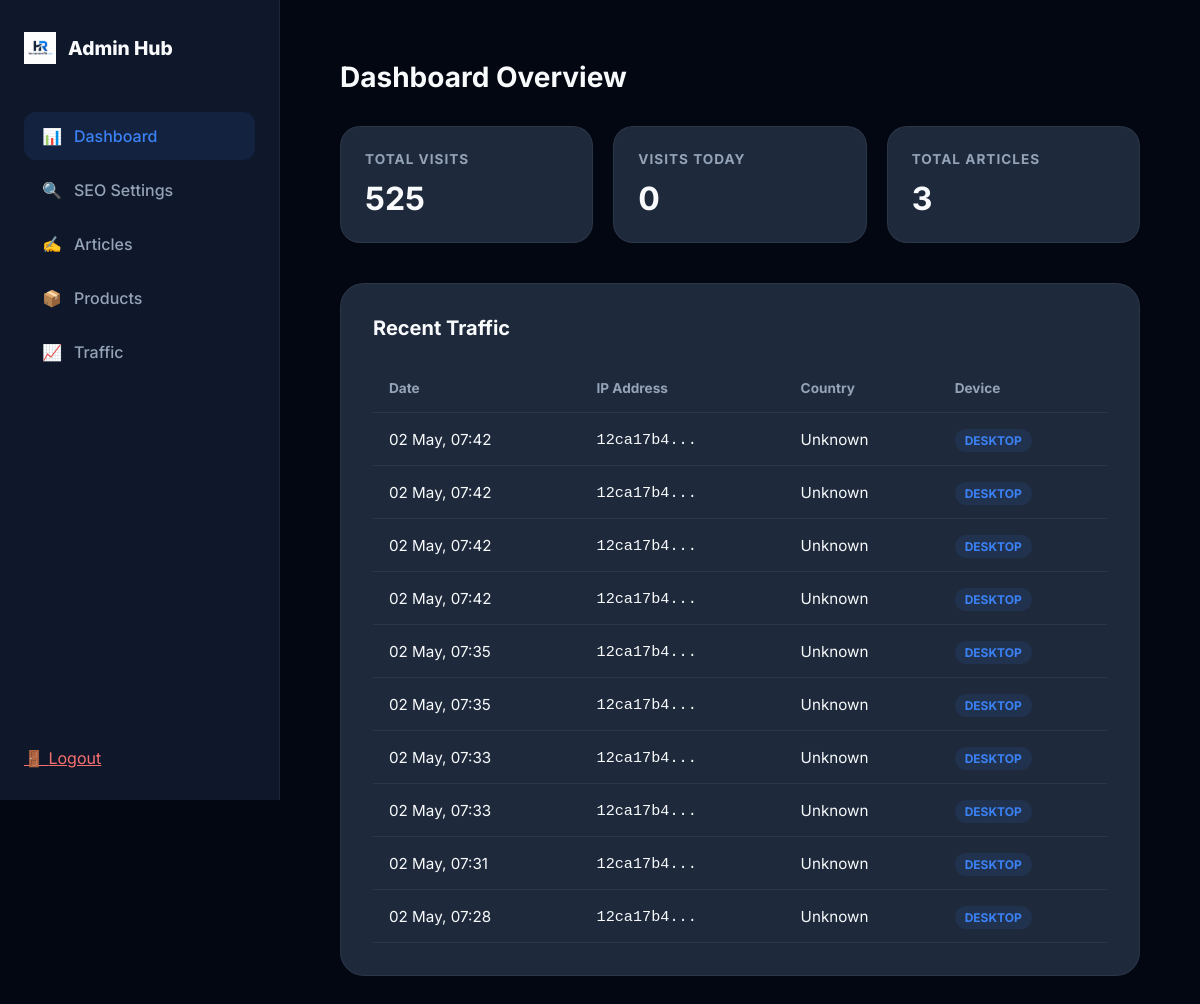
Screenshot of /admin.php (signed in) with the database file from the repository.
### tables this page shows
CREATE TABLE visits (
        id INTEGER PRIMARY KEY AUTOINCREMENT,
        visit_date DATE DEFAULT (date('now')),
        ip_hash TEXT,
        user_agent TEXT,
        created_at DATETIME DEFAULT (datetime('now'))
    , ip_address TEXT, country TEXT, city TEXT, is_bot INTEGER DEFAULT 0, device_type TEXT);

### admin.php (the view, shortened to what this page needs)
<?php
$dbFile = __DIR__ . '/stats.db';
    ?>
    <?php
try {
    $db = new PDO('sqlite:' . $dbFile);
    $db->setAttribute(PDO::ATTR_ERRMODE, PDO::ERRMODE_EXCEPTION);
} catch (PDOException $e) {
    die("Database connection failed.");
}
$tab = $_GET['tab'] ?? 'dashboard';
$articles = $db->query("SELECT * FROM articles ORDER BY created_at DESC")->fetchAll(PDO::FETCH_ASSOC);
$totalVisits = $db->query("SELECT COUNT(*) FROM visits")->fetchColumn();
$todayVisits = $db->query("SELECT COUNT(*) FROM visits WHERE date(created_at) = date('now')")->fetchColumn();
$recentVisits = $db->query("SELECT * FROM visits ORDER BY created_at DESC LIMIT 10")->fetchAll(PDO::FETCH_ASSOC);
?>
<!DOCTYPE html>
<html lang="id">
<head>
    <link href="https://cdn.quilljs.com/1.3.6/quill.snow.css" rel="stylesheet">
</head>
<body>
    <div class="admin-layout">
        <aside id="sidebar">
            <div class="logo">
                <img src="images/logohasanarofid.png" alt="Logo">
                <span>Admin Hub</span>
            </div>
            <nav>
                <a href="admin?tab=dashboard" class="<?= $tab == 'dashboard' ? 'active' : '' ?>">
                    <span>📊</span> <span>Dashboard</span>
                </a>
                <a href="admin?tab=seo" class="<?= $tab == 'seo' ? 'active' : '' ?>">
                    <span>🔍</span> <span>SEO Settings</span>
                </a>
                <a href="admin?tab=articles" class="<?= $tab == 'articles' ? 'active' : '' ?>">
                    <span>✍️</span> <span>Articles</span>
                </a>
                <a href="form" target="_blank">
                    <span>📦</span> <span>Products</span>
                </a>
                <a href="trafik" target="_blank">
                    <span>📈</span> <span>Traffic</span>
                </a>
            </nav>
            <a href="?logout=1" class="nav-link logout">
                <span>🚪</span> <span>Logout</span>
            </a>
        </aside>
        <main>
            <?php if ($tab == 'dashboard'): ?>
                <header>
                    <h1>Dashboard Overview</h1>
                </header>
                <div class="stats-grid">
                    <div class="stat-card">
                        <h3>Total Visits</h3>
                        <p><?= number_format($totalVisits) ?></p>
                    </div>
                    <div class="stat-card">
                        <h3>Visits Today</h3>
                        <p><?= number_format($todayVisits) ?></p>
                    </div>
                    <div class="stat-card">
                        <h3>Total Articles</h3>
                        <p><?= count($articles) ?></p>
                    </div>
                </div>
                <div class="card">
                    <div class="card-header">
                        <h2>Recent Traffic</h2>
                    </div>
                    <table>
                        <thead>
                            <tr>
                                <th>Date</th>
                                <th>IP Address</th>
                                <th>Country</th>
                                <th>Device</th>
                            </tr>
                        </thead>
                        <tbody>
                            <?php foreach ($recentVisits as $v): ?>
                            <tr>
                                <td><?= date('d M, H:i', strtotime($v['created_at'])) ?></td>
                                <td><code><?= substr($v['ip_hash'], 0, 8) ?>...</code></td>
                                <td><?= htmlspecialchars($v['country']) ?></td>
                                <td><span class="badge badge-blue"><?= $v['device_type'] ?></span></td>
                            </tr>
                            <?php endforeach; ?>
                        </tbody>
                    </table>
                </div>
            <?php endif; ?>
        </main>
    </div>
</body>
</html>

### admin.php (style rules this page uses)
:root { --bg: #030712; --sidebar: #0f172a; --surface: #1e293b; --border: rgba(255,255,255,0.06); --text: #f8fafc; --text-muted: #94a3b8; --accent: #3b82f6; }
* { box-sizing: border-box; }
body { margin: 0; font-family: 'Inter', sans-serif; background: var(--bg); color: var(--text); min-height: 100vh; overflow-x: hidden; }
.admin-layout { display: flex; min-height: 100vh; }
aside { width: 280px; background: var(--sidebar); border-right: 1px solid var(--border); display: flex; flex-direction: column; padding: 32px 24px; position: fixed; height: 100vh; z-index: 1000; transition: transform 0.3s cubic-bezier(0.4, 0, 0.2, 1); }
.logo { font-weight: 800; font-size: 1.2rem; margin-bottom: 48px; display: flex; align-items: center; gap: 12px; }
.logo img { height: 32px; }
nav { flex-grow: 1; }
nav a { display: flex; align-items: center; gap: 12px; padding: 14px 18px; color: var(--text-muted); text-decoration: none; border-radius: 12px; transition: 0.3s; margin-bottom: 6px; font-weight: 500; }
nav a:hover, nav a.active { background: rgba(59, 130, 246, 0.1); color: var(--accent); }
.logout { margin-top: auto; color: #f87171; }
main { flex-grow: 1; padding: 60px; margin-left: 280px; width: calc(100% - 280px); transition: 0.3s; }
header { display: flex; justify-content: space-between; align-items: center; margin-bottom: 32px; }
h1 { margin: 0; font-size: 1.75rem; }
.stats-grid { display: grid; grid-template-columns: repeat(auto-fit, minmax(200px, 1fr)); gap: 20px; margin-bottom: 40px; }
.stat-card { background: var(--surface); padding: 24px; border-radius: 20px; border: 1px solid var(--border); }
.stat-card h3 { margin: 0; font-size: 0.85rem; color: var(--text-muted); text-transform: uppercase; letter-spacing: 1px; }
.stat-card p { margin: 12px 0 0; font-size: 2rem; font-weight: 700; }
.card { background: var(--surface); padding: 32px; border-radius: 24px; border: 1px solid var(--border); margin-bottom: 32px; overflow-x: auto; }
.card-header { display: flex; justify-content: space-between; align-items: center; margin-bottom: 24px; }
.card-header h2 { margin: 0; font-size: 1.25rem; }
table { width: 100%; border-collapse: collapse; min-width: 600px; }
th { text-align: left; padding: 16px; color: var(--text-muted); font-size: 0.85rem; border-bottom: 1px solid var(--border); }
td { padding: 16px; border-bottom: 1px solid var(--border); font-size: 0.95rem; }
.badge { padding: 4px 10px; border-radius: 99px; font-size: 0.75rem; font-weight: 700; text-transform: uppercase; }
.badge-blue { background: rgba(59, 130, 246, 0.1); color: var(--accent); }

### rows the page displays
visits: created_at "02 May, 07:42", ip_hash "12ca17b4", country "Unknown", device_type "DESKTOP"
visits: created_at "02 May, 07:42", ip_hash "12ca17b4", country "Unknown", device_type "DESKTOP"
visits: created_at "02 May, 07:42", ip_hash "12ca17b4", country "Unknown", device_type "DESKTOP"
visits: created_at "02 May, 07:42", ip_hash "12ca17b4", country "Unknown", device_type "DESKTOP"
visits: created_at "02 May, 07:35", ip_hash "12ca17b4", country "Unknown", device_type "DESKTOP"
visits: created_at "02 May, 07:35", ip_hash "12ca17b4", country "Unknown", device_type "DESKTOP"
visits: created_at "02 May, 07:33", ip_hash "12ca17b4", country "Unknown", device_type "DESKTOP"
visits: created_at "02 May, 07:33", ip_hash "12ca17b4", country "Unknown", device_type "DESKTOP"
visits: created_at "02 May, 07:31", ip_hash "12ca17b4", country "Unknown", device_type "DESKTOP"
visits: created_at "02 May, 07:28", ip_hash "12ca17b4", country "Unknown", device_type "DESKTOP"

### other values shown
$totalVisits "525"
$todayVisits "0"
count($articles) "3"
